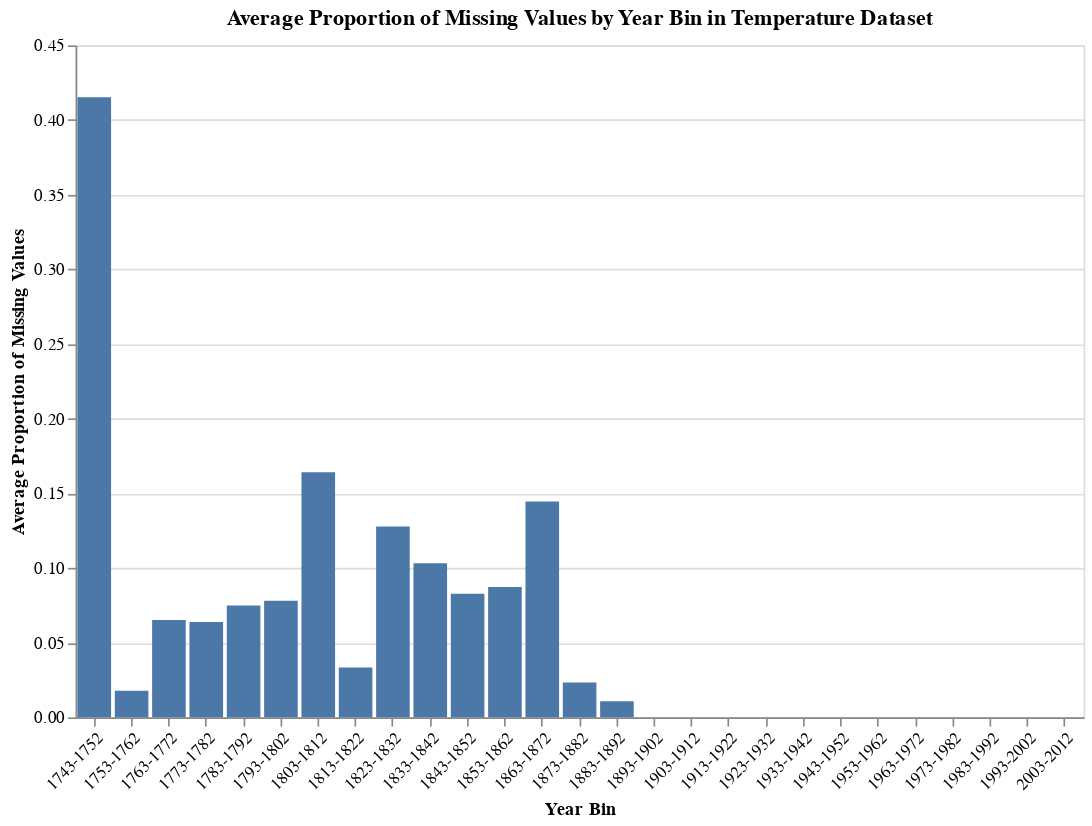

The notebook cell this image was saved under:
### Markdown cell above
#### temp.csv
We hypothesize that the missing values might be systematically absent or unavailable for specific time periods. To delve deeper into this, we'll employ the Altair visualization library to plot the frequency of these missing values and identify potential concentrations. Given the extensive range of years in this dataset, we've opted to group them into bins for a clearer visualization. Grouping the data in 10-year intervals strikes a balance between granularity and clarity, enabling us to pinpoint where values may be absent.

### Code cell
bin_size = 10
min_year_temp = temp_df["Year"].min()
max_year_temp = temp_df["Year"].max()
bins_temp = list(range(int(min_year_temp), int(max_year_temp) + bin_size, bin_size))

bin_labels_temp = [f"{i}-{i + bin_size - 1}" for i in bins_temp[:-1]]
temp_df["Year_Bin"] = pd.cut(temp_df["Year"], bins=bins_temp, labels=bin_labels_temp, right=False)
temp_missing_by_bin = temp_df.groupby("Year_Bin", observed=True)["Temperature"].apply(lambda x: x.isnull().mean())

temp_missing_df = temp_missing_by_bin.reset_index()
temp_missing_df.columns = ['Year_Bin', 'Missing_Proportion']

temp_chart = alt.Chart(temp_missing_df).mark_bar().encode(
    x=alt.X('Year_Bin:O', title='Year Bin', axis=alt.Axis(labelAngle=-45)),
    y=alt.Y('Missing_Proportion:Q', title='Average Proportion of Missing Values'),
    tooltip=['Year_Bin', 'Missing_Proportion']
).properties(
    title='Average Proportion of Missing Values by Year Bin in Temperature Dataset',
    width=600,
    height=400
)

temp_chart

### Figure 1 — Vega-Lite specification as saved in the notebook (floating-point values rounded to 4 significant figures)
{"config": {"view": {"continuousWidth": 300, "continuousHeight": 300}}, "data": {"name": "data-523bf91649ac9daed70d1da22108991e"}, "mark": {"type": "bar"}, "encoding": {"tooltip": [{"field": "Year_Bin", "type": "ordinal"}, {"field": "Missing_Proportion", "type": "quantitative"}], "x": {"axis": {"labelAngle": -45}, "field": "Year_Bin", "title": "Year Bin", "type": "ordinal"}, "y": {"field": "Missing_Proportion", "title": "Average Proportion of Missing Values", "type": "quantitative"}}, "height": 400, "title": "Average Proportion of Missing Values by Year Bin in Temperature Dataset", "width": 600, "$schema": "https://vega.github.io/schema/vega-lite/v5.14.1.json", "datasets": {"data-523bf91649ac9daed70d1da22108991e": [{"Year_Bin": "1743-1752", "Missing_Proportion": 0.4152}, {"Year_Bin": "1753-1762", "Missing_Proportion": 0.01782}, {"Year_Bin": "1763-1772", "Missing_Proportion": 0.06526}, {"Year_Bin": "1773-1782", "Missing_Proportion": 0.06389}, {"Year_Bin": "1783-1792", "Missing_Proportion": 0.0749}, {"Year_Bin": "1793-1802", "Missing_Proportion": 0.0781}, {"Year_Bin": "1803-1812", "Missing_Proportion": 0.1641}, {"Year_Bin": "1813-1822", "Missing_Proportion": 0.03338}, {"Year_Bin": "1823-1832", "Missing_Proportion": 0.1278}, {"Year_Bin": "1833-1842", "Missing_Proportion": 0.1032}, {"Year_Bin": "1843-1852", "Missing_Proportion": 0.08269}, {"Year_Bin": "1853-1862", "Missing_Proportion": 0.08723}, {"Year_Bin": "1863-1872", "Missing_Proportion": 0.1445}, {"Year_Bin": "1873-1882", "Missing_Proportion": 0.02336}, {"Year_Bin": "1883-1892", "Missing_Proportion": 0.01072}, {"Year_Bin": "1893-1902", "Missing_Proportion": 0.0}, {"Year_Bin": "1903-1912", "Missing_Proportion": 0.0}, {"Year_Bin": "1913-1922", "Missing_Proportion": 0.0}, {"Year_Bin": "1923-1932", "Missing_Proportion": 0.0}, {"Year_Bin": "1933-1942", "Missing_Proportion": 0.0}, {"Year_Bin": "1943-1952", "Missing_Proportion": 0.0}, {"Year_Bin": "1953-1962", "Missing_Proportion": 0.0}, {"Year_Bin": "1963-1972", "Missing_Proportion": 0.0}, {"Year_Bin": "1973-1982", "Missing_Proportion": 0.0}, {"Year_Bin": "1983-1992", "Missing_Proportion": 0.0}, {"Year_Bin": "1993-2002", "Missing_Proportion": 0.0}, {"Year_Bin": "2003-2012", "Missing_Proportion": 0.0}]}}
